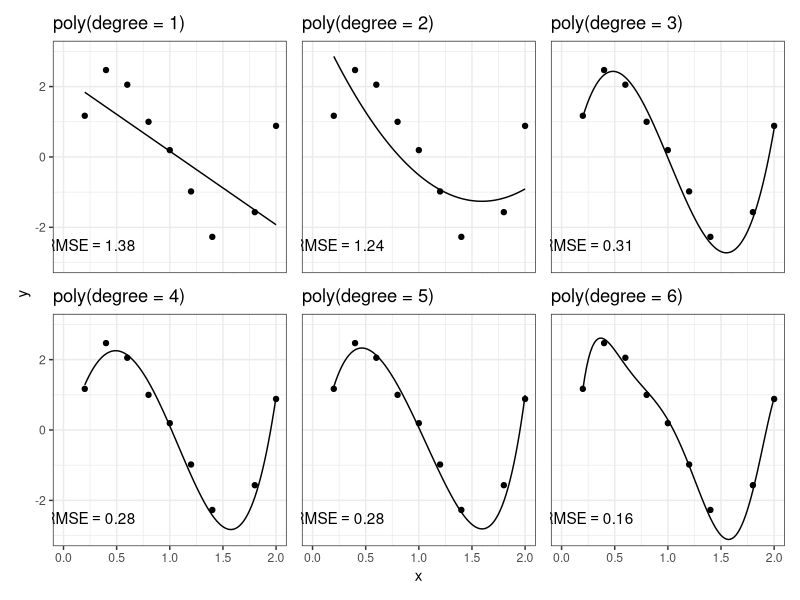
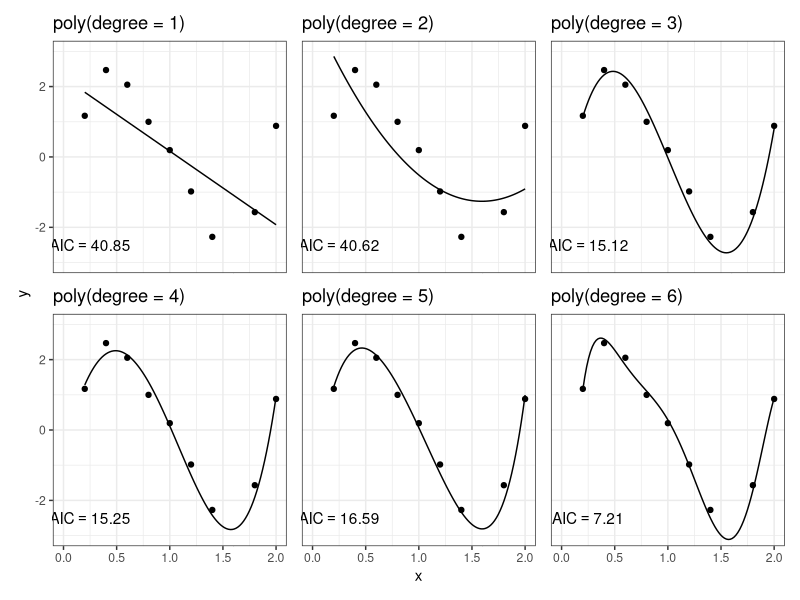
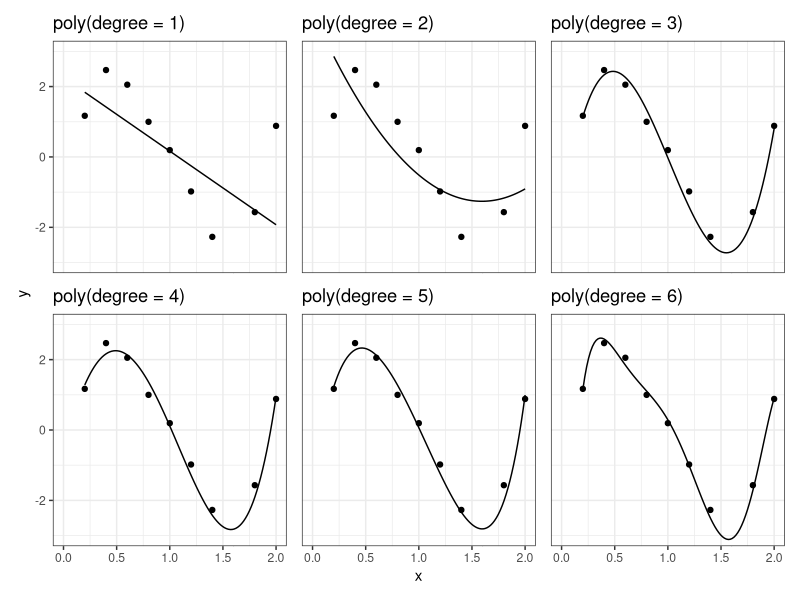
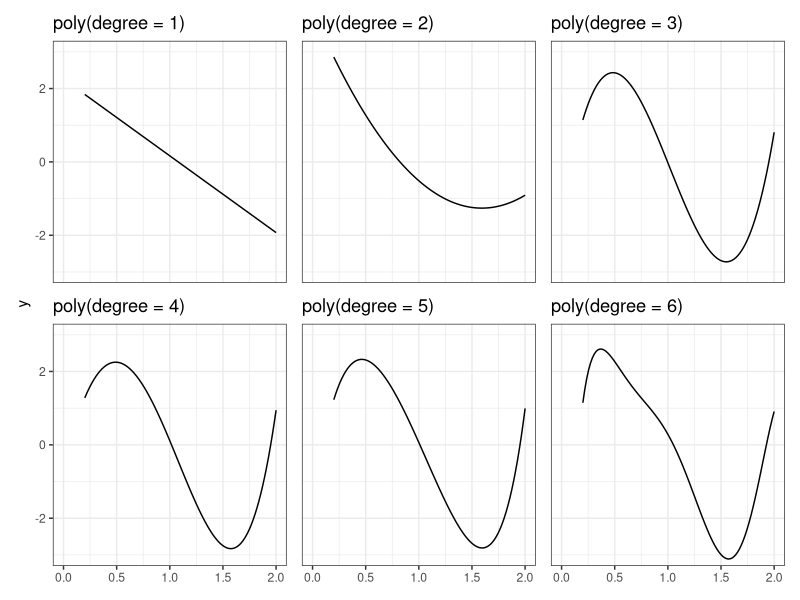
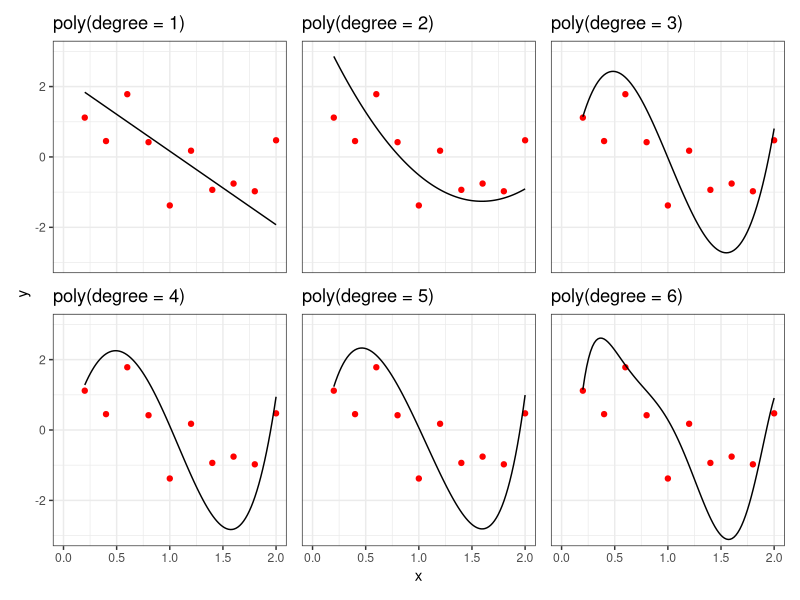
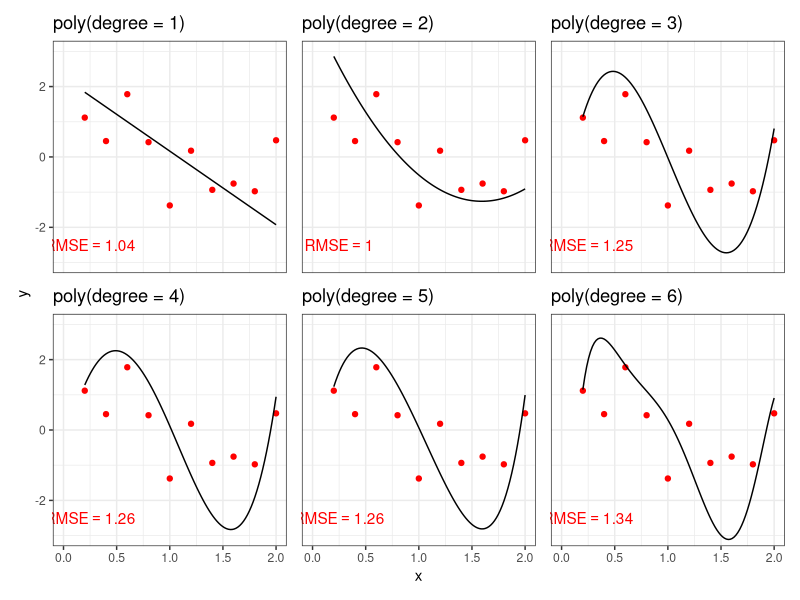
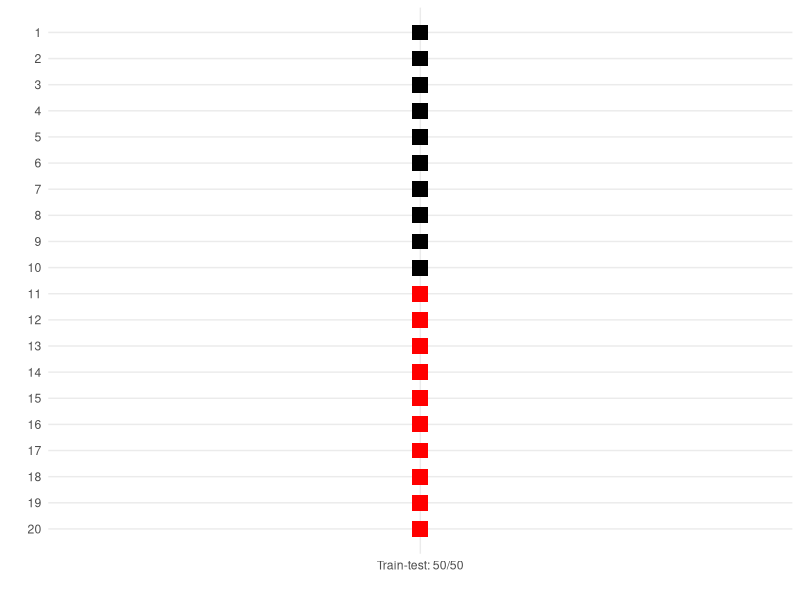
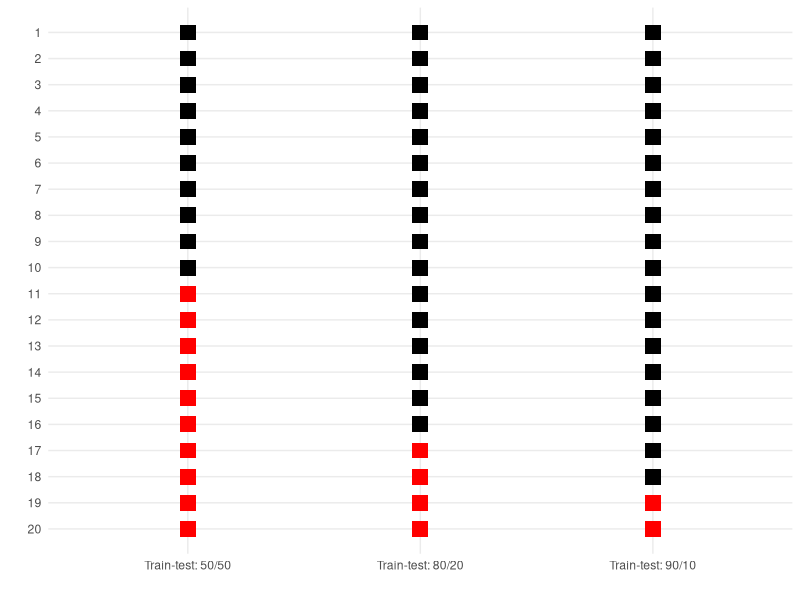

Write R code to recreate these figures, in order.
## ---- chunk 1
#| echo: false

set.seed(20251027)

library(tibble)
library(dplyr)
library(ggplot2)
library(patchwork)
library(polynom)
library(purrr)
library(glue)

## ---- chunk 2

f <- function(x) 5*x * (x-1) * (x-2)
x <- (1:10)/5

simdata <- tibble(x = x, y = f(x) + rnorm(10))

lms <- map(1:6, \(order) lm(y ~ poly(x, degree = order, raw = TRUE), data = simdata))

#r2 <- map(lms, \(model) summary(model)$r.squared)
rmse <- map(lms, \(model) sqrt(mean(residuals(model)^2)))

polys_r2 <- map(lms, \(model) coef(model) |> as.polynomial() |> as.function())
  
plot_r2 <- map2(polys_r2, 1:length(lms), \(pl,nm) 
  {ggplot(simdata) + ggtitle(glue("poly(degree = {nm})")) + 
      annotate("text", x = 0.25, y = -2.5, label = paste0("RMSE == ", round(rmse[[nm]], 2)), parse = TRUE) +
    geom_point(aes(x=x,y=y)) + 
    coord_cartesian(ylim = c(-3,3), xlim = c(0,2)) +
    geom_function(fun = pl) +
    theme_bw()}
               )

wrap_plots(plot_r2, axes='collect')


## ---- chunk 3

aic <- map(lms, \(model) AIC(model))

polys <- map(lms, \(model) coef(model) |> as.polynomial() |> as.function())
  
plots <- map2(polys, 1:length(lms), \(pl,nm) 
  {ggplot(simdata) + ggtitle(glue("poly(degree = {nm})")) + 
      annotate("text", x = 0.25, y = -2.5, label = paste0("AIC == ", round(aic[[nm]], 2)), parse = TRUE) +
    geom_point(aes(x=x,y=y)) + 
    coord_cartesian(ylim = c(-3,3), xlim = c(0,2)) +
    geom_function(fun = pl) +
    theme_bw()}
               )

wrap_plots(plots, axes='collect')


## ---- chunk 4
plots <- map2(polys_r2, 1:length(lms), \(pl,nm) 
  {ggplot(simdata) + ggtitle(glue("poly(degree = {nm})")) +
   geom_point(aes(x=x,y=y), colour = "black") + 
    geom_function(fun = pl) +
    coord_cartesian(ylim = c(-3,3), xlim = c(0,2)) +
    theme_bw()}
               )

wrap_plots(plots, axes='collect')

## ---- chunk 5
plots <- map2(polys_r2, 1:length(lms), \(pl,nm) 
  {ggplot(simdata) + ggtitle(glue("poly(degree = {nm})")) +
    geom_function(fun = pl, xlim = range(x)) +
    coord_cartesian(ylim = c(-3,3), xlim = c(0,2)) +
    theme_bw()}
               )

wrap_plots(plots, axes='collect')

## ---- chunk 6

newdata <- tibble(x = x, y = f(x) + rnorm(10))

rmse <- map(lms, \(model) sqrt(mean((predict(model, newdata = newdata) - newdata$y)^2)))

plots <- map2(polys_r2, 1:length(lms), \(pl,nm) 
  {ggplot(newdata) + ggtitle(glue("poly(degree = {nm})")) +
   geom_point(aes(x=x,y=y), colour = "red") + 
    geom_function(fun = pl) +
       #annotate("text", x = 0.25, y = -2.5, label = paste0("RMSE == ", round(rmse[[nm]], 2)), parse = TRUE) +
    coord_cartesian(ylim = c(-3,3), xlim = c(0,2)) +
    theme_bw()}
               )

wrap_plots(plots, axes='collect')

## ---- chunk 7

plots <- map2(polys_r2, 1:length(lms), \(pl,nm) 
  {ggplot(newdata) + ggtitle(glue("poly(degree = {nm})")) +
   geom_point(aes(x=x,y=y), colour = "red") + 
    geom_function(fun = pl) +
       annotate("text", x = 0.25, y = -2.5, label = paste0("RMSE == ", round(rmse[[nm]], 2)), parse = TRUE, colour = "red") +
    coord_cartesian(ylim = c(-3,3), xlim = c(0,2)) +
    theme_bw()}
               )

wrap_plots(plots, axes='collect')

## ---- chunk 8

split <- tibble(row = 1:20, type = "Train-test: 50/50", set = rep(c("1. Training set", "2. Test set"), times = c(10, 10)))

ggplot(split) + 
  geom_point(aes(y = row, x = type, colour = set), shape = 15, size = 5) +
  scale_y_reverse("", n.breaks=20) + 
  scale_x_discrete("") +
  scale_color_manual("", values = c("black","red")) +
  theme_minimal() + 
  theme(panel.grid.minor = element_blank()) +
  guides(colour="none")


## ---- chunk 9

split2 <- tibble(row = 1:20, type = "Train-test: 80/20", set = rep(c("1. Training set", "2. Test set"), times = c(16, 4))) |> bind_rows(split)

split3  <- tibble(row = 1:20, type = "Train-test: 90/10", set = rep(c("1. Training set", "2. Test set"), times = c(18, 2))) |> bind_rows(split2)

plot_split3 <- ggplot(split3) + 
  geom_point(aes(y = row, x = type, colour = set), shape = 15, size = 5) +
  scale_y_reverse("", n.breaks=20) + 
  scale_x_discrete("") +
  scale_color_manual("", values = c("black","red")) +
  theme_minimal() + 
  theme(panel.grid.minor = element_blank()) +
  guides(colour="none")

plot_split3

## ---- chunk 10
#| fig-width: 4
#| fig-height: 6
#| message: false
plot_split3 + theme(axis.text.y = element_blank())
## ---- chunk 11
#| fig-width: 4
#| fig-height: 6
#| message: false
plot_split3 + theme(axis.text.y = element_blank())
## ---- chunk 12

build_folds <- function(n,k){
  step_val <- n/k
  c1 <- seq(from = 0, to = n-step_val, by = step_val)
  c2 <- c(rep(step_val, times = k-1), 0)
  c3 <- rev(c1)
  c4 <- c(rep(0, times = k-1), step_val)
  m <- matrix(c(c1,c2,c3,c4), ncol = 4)
  
  apply(m, MARGIN = 1, 
        \(x) rep(c("1. Training set", "2. Test set", "1. Training set", "2. Test set"), times = x),
        simplify = FALSE
        )
}

kfold <- build_folds(20,5) |> 
  map(\(x) tibble(row = 1:20, set = x, type = "Train-test: 80/20")) |>
  bind_rows(.id = "fold") |>
  mutate(fold = paste("Fold", fold))


ggplot(kfold) + 
  geom_point(aes(y = row, x = type, colour = set), shape = 15, size = 5) +
  scale_y_reverse("", n.breaks=20) + 
  scale_x_discrete("") +
  scale_color_manual("", values = c("black","red")) +
  theme_bw() + 
  theme(panel.grid.minor = element_blank(), axis.text.y = element_blank(), axis.ticks.y = element_blank()) +
  guides(colour="none") + 
  facet_grid(rows = ~fold)


## ---- chunk 13

kfold <- build_folds(20,20) |> 
  map(\(x) tibble(row = 1:20, set = x, type = "LOOCV")) |>
  bind_rows(.id = "id") |>
  mutate(fold = paste("Fold", id)) |>
  mutate(fold = ordered(fold, levels = unique(paste("Fold", id))))


ggplot(kfold) + 
  geom_point(aes(y = row, x = type, colour = set), shape = 15, size = 3) +
  scale_y_reverse("", n.breaks=20) + 
  scale_x_discrete("") +
  scale_color_manual("", values = c("black","red")) +
  theme_bw() + 
  theme(panel.grid.minor = element_blank(), axis.text.y = element_blank(), axis.ticks.y = element_blank()) +
  guides(colour="none") + 
  facet_wrap(~fold, nrow=2)


